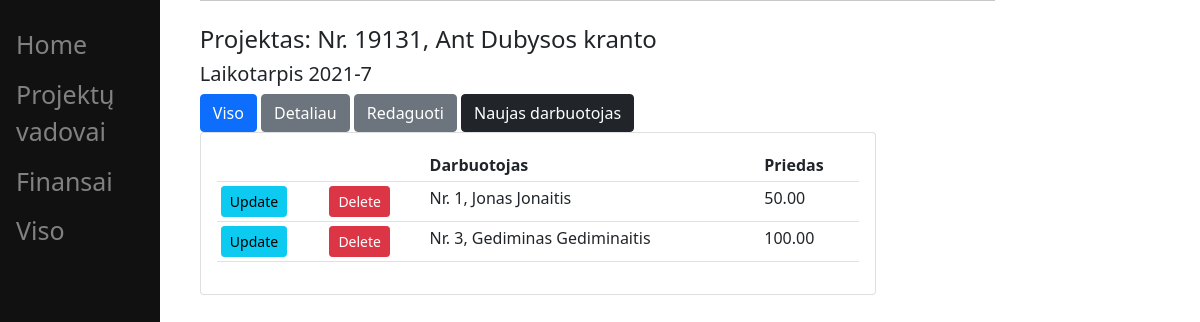
The page /staff/projects_date/18/all/employees/ (signed in) on the database its author committed.
### staff/models.py (models this page shows, shortened)
class ProjectDate(models.Model):
    project = models.ForeignKey(Project, on_delete=models.CASCADE)
    year_month = models.CharField(
        default='', max_length=7, blank=True, null=True)
    tarrif = models.DecimalField(
        default=0, max_digits=3, decimal_places=2)
    class Meta:
        ordering = ['year_month']
        verbose_name_plural = "Projektai, mėnuo"

class Project(models.Model):
    project_number = models.CharField(max_length=20, default='', unique=True)
    name = models.CharField(max_length=150, default='')
    country = models.CharField(default="Lietuva", max_length=150)
    started = models.DateField(
        default=timezone.now().today, blank=True, null=True)
    finished = models.DateField(default='', blank=True, null=True)
    created = models.DateField(default=timezone.now)
    class Meta:
        ordering = ['finished', 'started']
        verbose_name_plural = "Objektai"

class Bonus(models.Model):
    project = models.ForeignKey(ProjectDate, on_delete=models.CASCADE)
    employee = models.ForeignKey(Employee, on_delete=models.CASCADE)
    hours = models.DecimalField(
        default=0, max_digits=5, decimal_places=2)
    priedas_geras_darbas = models.DecimalField(
        default=0, max_digits=6, decimal_places=2)
    apmokymas = models.DecimalField(
        default=0, max_digits=6, decimal_places=2)
    kelione_Lietuva = models.DecimalField(
        default=0, max_digits=6, decimal_places=2)
    kelione_uzsienis = models.DecimalField(
        default=0, max_digits=6, decimal_places=2)
    koordinatoriaus_priedas = models.DecimalField(
        default=0, max_digits=6, decimal_places=2)
    daugiau_nei_12_savaiciu = models.DecimalField(
        default=0, max_digits=6, decimal_places=2)
    klaida_algalapyje = models.DecimalField(
        default=0, max_digits=6, decimal_places=2)
    naujas_darbuotojas = models.DecimalField(
        default=0, max_digits=6, decimal_places=2)
    kita = models.DecimalField(
        default=0, max_digits=6, decimal_places=2)
    @property
    def suma(self):
        suma = self.priedas_geras_darbas + self.apmokymas +\
            self.kelione_Lietuva + self.kelione_uzsienis + \
            self.koordinatoriaus_priedas + self.daugiau_nei_12_savaiciu + \
            self.klaida_algalapyje + self.naujas_darbuotojas + self.kita
        return suma
    class Meta:
        verbose_name_plural = "Lauko bonusai"
        ordering = ['-project']
        unique_together = [['project', 'employee']]

class Employee(models.Model):
    tabelis = models.IntegerField(default=0)
    name = models.CharField(max_length=120, default='')
    surname = models.CharField(max_length=200, default='')
    kategorija = models.CharField(max_length=100, default='K01')
    class Meta:
        ordering = ['tabelis']
        verbose_name_plural = "Darbuotojai"
    def __str__(self) -> str:
        return f'Nr. {self.tabelis}, {self.name} {self.surname}'

### staff/views.py (the view, shortened to what this page needs)
@login_required
def bonuses(request, pk, action='all'):
    project_date = ProjectDate.objects.get(pk=pk)
    bonuses = Bonus.objects.filter(project=pk)
    context = {'bonuses': bonuses, 'action': action,
               'project_date': project_date}
    if action == 'all':
        return render(request, 'staff/bonus_all.html', context=context)
    elif action == 'details':
        return render(request, 'staff/bonus_details.html', context=context)

### staff/templates/staff/bonus_all.html
{% extends 'staff/base.html' %}
{% block content %}
<div class="col-md-7" >
    <h4>Projektas: Nr. {{project_date.project.project_number}}, {{project_date.project.name}}</h4>
    <h5>Laikotarpis {{project_date.year_month}}</h5>
    <a class="btn btn-primary"
    href="{% url 'staff:bonuses' pk=project_date.id action='all'%}"
    role="button">Viso</a>
    <a class="btn btn-secondary"
    href="{% url 'staff:bonuses' pk=project_date.id action='details'%}"
    role="button">Detaliau</a>
    <a class="btn btn-secondary"
    href="{% url 'staff:bonuses' pk=project_date.id action='edit'%}"
    role="button">Redaguoti</a>
    <a class="btn btn-dark"
    href="{% url "staff:add_employee" pk=project_date.id %}"
    role="button">Naujas darbuotojas</a>
    </div>
    <div class="card card-body" style="width:85%">
        <table class="table table-sm">
            <tr>
                <th></th>
                <th></th>
                <th>Darbuotojas</th>
                <th>Priedas</th>
            </tr>
            {% for bonus in bonuses %}
                <tr>
                    {% include "staff/button_update_detele.html" %}
                    <td> {{bonus.employee}} </td>
                    <td> {{bonus.suma}} </td>
                </tr>
            {% endfor %}
        </table>
</div>
{% endblock %}

### staff/templates/staff/button_update_detele.html
<td><a class='btn btn-sm btn-info'
href="{% url 'staff:update_bonus' pk=bonus.id %}"
>Update</a>
</td>
<td><a class='btn btn-sm btn-danger'
href="{% url 'staff:delete_bonus' pk=bonus.id %}"
>Delete</a></td>

### rows shown on the page
ProjectDate: project.project_number "19131", project.name "Ant Dubysos kranto", year_month "2021-7"
Bonus: employee "Nr. 1, Jonas Jonaitis", suma "50.00"
Bonus: employee "Nr. 3, Gediminas Gediminaitis", suma "100.00"
